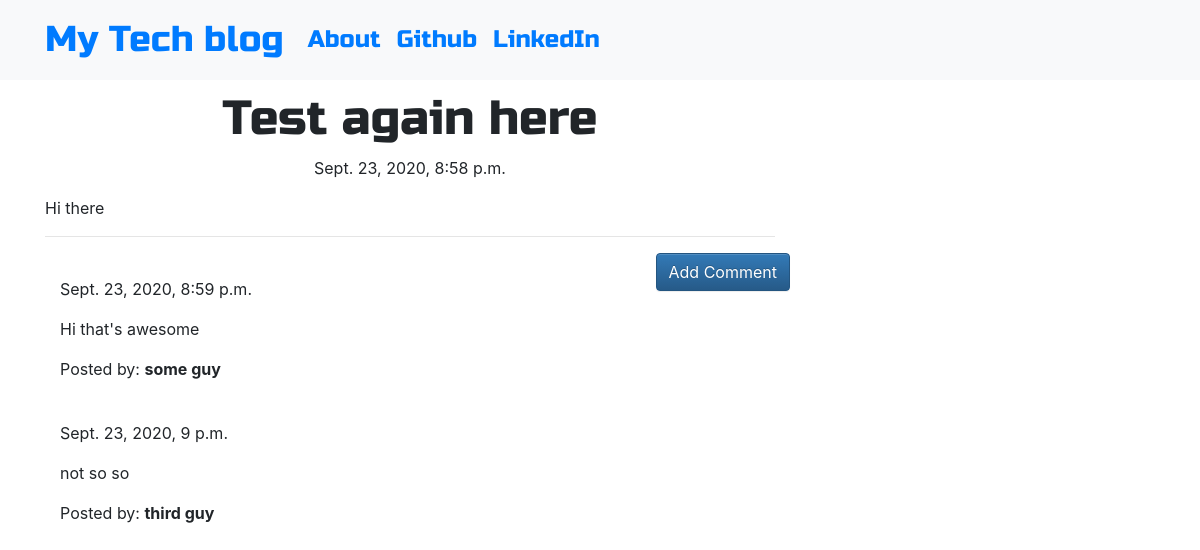
Screenshot of /post/2 with the database file from the repository.
### blog/models.py (models this page shows, shortened)
class Post(models.Model):
    author = models.ForeignKey('auth.User',on_delete=models.CASCADE)
    title = models.CharField(max_length=200)
    text = models.TextField()
    created_date = models.DateTimeField(default=timezone.now)
    published_date = models.DateTimeField(blank=True, null=True)

class Comment(models.Model):
    post = models.ForeignKey('blog.Post', related_name='comments',on_delete=models.CASCADE)
    author = models.CharField(max_length=200)
    text = models.TextField()
    created_date = models.DateTimeField(default=timezone.now)
    approved_comment = models.BooleanField(default=False)

### blog/views.py (the view)
# urls.py: path('post/<int:pk>', views.PostDetailView.as_view(), name='post_detail'),
class PostDetailView(DetailView):
    model = Post

### blog/templates/blog/post_detail.html (shortened to what this page needs)
{% extends 'blog/base.html' %}
{% block body_block %}
<h1 class="posttitle ">{{ post.title }}</h1>
{% if post.published_date  %}
<div class="date postdate">
	{{ post.published_date }}
</div>
{% else  %}
<div>
<a class="btn btn-outline-dark" href="{% url 'post_publish' pk=post.pk  %}">Publish</a>
</div>
{% endif  %}
<p class="postcontent">{{ post.text|safe|linebreaksbr}}</p>
<hr>
<a class="btn btn-primary btn-comment"  href="{% url 'add_comment_to_post' pk=post.pk %}">Add Comment</a>
<div class="container">
	{% for comment in post.comments.all %}
	<br>
	{% if user.is_authenticated or comment.approved_comment  %}
	{{ comment.created_date  }}
	<p>{{ comment.text|safe|linebreaks }}</p>
	<p>Posted by: <strong>{{ comment.author }}</strong></p>
	{% endif %}
	{% empty  %}
	<p>No Comments</p>
	{% endfor  %}
</div>
{% endblock  %}

### blog/static/css/blog.css (style rules this page uses)
.btn-comment { position:absolute; right:0px; }
.postcontent { font-family: 'Montserrat'; font-size: 1.5em; }
.postdate { text-align: center; }
.posttitle { font-family: 'Russo One', sans-serif; font-size: 3em; text-align: center; }
.loader { filter:hue-rotate(0deg); color:linear-gradient(45deg,#0f8,#08f); animation:hue 10000ms infinite linear; }

### rows the page displays
Post: title "Test again here", published_date "Sept. 23, 2020, 8:58 p.m.", text "Hi there"
Comment: created_date "Sept. 23, 2020, 8:59 p.m.", text "Hi that's awesome", author "some guy"
Comment: created_date "Sept. 23, 2020, 9 p.m.", text "not so so", author "third guy"
